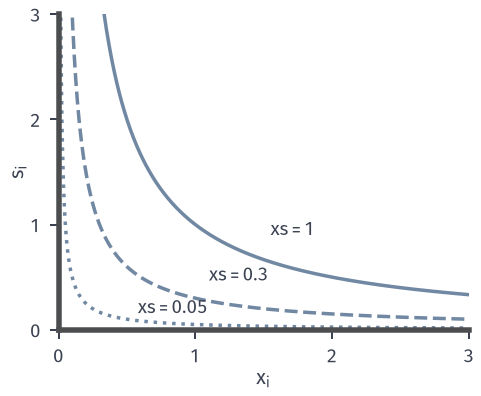

Write Python code to recreate this figure.
from pathlib import Path
import sys
ROOT = next(p for p in Path(__file__).resolve().parents if (p/"build.sh").is_file() and (p/"tex/book.tex").is_file())
sys.path.insert(0, str(ROOT/"figures/05-optimization/01-linear-programming/matplotlib/lpipm-common"))
from ipm_plot import *
OUT = Path(__file__).resolve().parent

# Complementarity corner xs=0 and its smooth hyperbolic perturbations xs=mu.
fig, ax = figure(width_mm=68, height_mm=56)
x = np.linspace(.01, 3, 800)
for mu, ls in [(1, '-'), (.3, '--'), (.05, ':')]:
    ax.plot(x, mu / x, color=BLUE, ls=ls, lw=1.4)
ax.plot([0, 3], [0, 0], color='#4C4D4F', lw=2.2, zorder=5, clip_on=False)
ax.plot([0, 0], [0, 3], color='#4C4D4F', lw=2.2, zorder=5, clip_on=False)
ax.text(1.55, .9, '$xs=1$', fontsize=7.5); ax.text(1.1, .46, '$xs=0.3$', fontsize=7.5); ax.text(.58, .15, '$xs=0.05$', fontsize=7.5)

ax.set_xlim(0, 3); ax.set_ylim(0, 3); ax.set_xlabel('$x_i$', labelpad=1); ax.set_ylabel('$s_i$', labelpad=1)
ax.set_xticks([0, 1, 2, 3]); ax.set_yticks([0, 1, 2, 3])
save(fig, OUT, 'figure', {'formula': 'x s = mu for mu in 1, .3, .05'})
